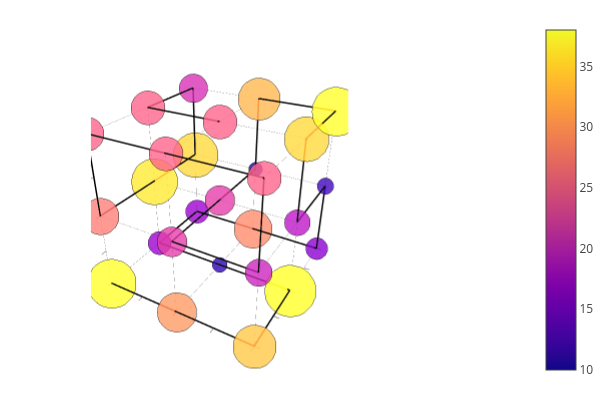

Notebook code cell kept with this figure:
### Code cell
plot_cube_with_mutations_on_sphere(x, y, z, lx, ly, lz, PATHS[1234], n_mutations_per_position)

### Figure 1 — Plotly figure (JSON) as saved in the notebook; plotly's stock layout.template omitted (floating-point values rounded to 4 significant figures; data arrays with more than 128 entries replaced by an {"elided": "..."} marker saying what was removed)
{"data": [{"colorbar": {"len": 0.9803, "title": "", "x": 0.6634, "y": 0.5}, "legendgroup": "", "line": {"color": "rgba(0, 0, 0, 0.500)", "dash": "solid", "shape": "linear", "width": 0.5}, "mode": "lines", "name": "", "scene": "scene", "showlegend": false, "type": "scatter3d", "x": [0, 2], "xaxis": "x", "y": [0, 0], "yaxis": "y", "z": [0, 0], "zaxis": "z", "zmax": 38, "zmin": 10}, {"colorbar": {"len": 0.9803, "title": "", "x": 0.6634, "y": 0.5}, "legendgroup": "", "line": {"color": "rgba(0, 0, 0, 0.500)", "dash": "solid", "shape": "linear", "width": 0.5}, "mode": "lines", "name": "", "scene": "scene", "showlegend": false, "type": "scatter3d", "x": [0, 0], "xaxis": "x", "y": [0, 2], "yaxis": "y", "z": [0, 0], "zaxis": "z", "zmax": 38, "zmin": 10}, {"colorbar": {"len": 0.9803, "title": "", "x": 0.6634, "y": 0.5}, "legendgroup": "", "line": {"color": "rgba(0, 0, 0, 0.500)", "dash": "solid", "shape": "linear", "width": 0.5}, "mode": "lines", "name": "", "scene": "scene", "showlegend": false, "type": "scatter3d", "x": [0, 0], "xaxis": "x", "y": [0, 0], "yaxis": "y", "z": [0, 2], "zaxis": "z", "zmax": 38, "zmin": 10}, {"colorbar": {"len": 0.9803, "title": "", "x": 0.6634, "y": 0.5}, "legendgroup": "", "line": {"color": "rgba(0, 0, 0, 0.500)", "dash": "solid", "shape": "linear", "width": 0.5}, "mode": "lines", "name": "", "scene": "scene", "showlegend": false, "type": "scatter3d", "x": [0, 2], "xaxis": "x", "y": [0, 0], "yaxis": "y", "z": [1, 1], "zaxis": "z", "zmax": 38, "zmin": 10}, {"colorbar": {"len": 0.9803, "title": "", "x": 0.6634, "y": 0.5}, "legendgroup": "", "line": {"color": "rgba(0, 0, 0, 0.500)", "dash": "solid", "shape": "linear", "width": 0.5}, "mode": "lines", "name": "", "scene": "scene", "showlegend": false, "type": "scatter3d", "x": [0, 0], "xaxis": "x", "y": [0, 2], "yaxis": "y", "z": [1, 1], "zaxis": "z", "zmax": 38, "zmin": 10}, {"colorbar": {"len": 0.9803, "title": "", "x": 0.6634, "y": 0.5}, "legendgroup": "", "line": {"color": "rgba(0, 0, 0, 0.500)", "dash": "solid", "shape": "linear", "width": 0.5}, "mode": "lines", "name": "", "scene": "scene", "showlegend": false, "type": "scatter3d", "x": [0, 0], "xaxis": "x", "y": [1, 1], "yaxis": "y", "z": [0, 2], "zaxis": "z", "zmax": 38, "zmin": 10}, {"colorbar": {"len": 0.9803, "title": "", "x": 0.6634, "y": 0.5}, "legendgroup": "", "line": {"color": "rgba(0, 0, 0, 0.500)", "dash": "solid", "shape": "linear", "width": 0.5}, "mode": "lines", "name": "", "scene": "scene", "showlegend": false, "type": "scatter3d", "x": [0, 2], "xaxis": "x", "y": [0, 0], "yaxis": "y", "z": [2, 2], "zaxis": "z", "zmax": 38, "zmin": 10}, {"colorbar": {"len": 0.9803, "title": "", "x": 0.6634, "y": 0.5}, "legendgroup": "", "line": {"color": "rgba(0, 0, 0, 0.500)", "dash": "solid", "shape": "linear", "width": 0.5}, "mode": "lines", "name": "", "scene": "scene", "showlegend": false, "type": "scatter3d", "x": [0, 0], "xaxis": "x", "y": [0, 2], "yaxis": "y", "z": [2, 2], "zaxis": "z", "zmax": 38, "zmin": 10}, {"colorbar": {"len": 0.9803, "title": "", "x": 0.6634, "y": 0.5}, "legendgroup": "", "line": {"color": "rgba(0, 0, 0, 0.500)", "dash": "solid", "shape": "linear", "width": 0.5}, "mode": "lines", "name": "", "scene": "scene", "showlegend": false, "type": "scatter3d", "x": [0, 0], "xaxis": "x", "y": [2, 2], "yaxis": "y", "z": [0, 2], "zaxis": "z", "zmax": 38, "zmin": 10}, {"colorbar": {"len": 0.9803, "title": "", "x": 0.6634, "y": 0.5}, "legendgroup": "", "line": {"color": "rgba(0, 0, 0, 0.500)", "dash": "solid", "shape": "linear", "width": 0.5}, "mode": "lines", "name": "", "scene": "scene", "showlegend": false, "type": "scatter3d", "x": [0, 2], "xaxis": "x", "y": [1, 1], "yaxis": "y", "z": [0, 0], "zaxis": "z", "zmax": 38, "zmin": 10}, {"colorbar": {"len": 0.9803, "title": "", "x": 0.6634, "y": 0.5}, "legendgroup": "", "line": {"color": "rgba(0, 0, 0, 0.500)", "dash": "solid", "shape": "linear", "width": 0.5}, "mode": "lines", "name": "", "scene": "scene", "showlegend": false, "type": "scatter3d", "x": [1, 1], "xaxis": "x", "y": [0, 2], "yaxis": "y", "z": [0, 0], "zaxis": "z", "zmax": 38, "zmin": 10}, {"colorbar": {"len": 0.9803, "title": "", "x": 0.6634, "y": 0.5}, "legendgroup": "", "line": {"color": "rgba(0, 0, 0, 0.500)", "dash": "solid", "shape": "linear", "width": 0.5}, "mode": "lines", "name": "", "scene": "scene", "showlegend": false, "type": "scatter3d", "x": [1, 1], "xaxis": "x", "y": [0, 0], "yaxis": "y", "z": [0, 2], "zaxis": "z", "zmax": 38, "zmin": 10}, {"colorbar": {"len": 0.9803, "title": "", "x": 0.6634, "y": 0.5}, "legendgroup": "", "line": {"color": "rgba(0, 0, 0, 0.500)", "dash": "solid", "shape": "linear", "width": 0.5}, "mode": "lines", "name": "", "scene": "scene", "showlegend": false, "type": "scatter3d", "x": [0, 2], "xaxis": "x", "y": [1, 1], "yaxis": "y", "z": [1, 1], "zaxis": "z", "zmax": 38, "zmin": 10}, {"colorbar": {"len": 0.9803, "title": "", "x": 0.6634, "y": 0.5}, "legendgroup": "", "line": {"color": "rgba(0, 0, 0, 0.500)", "dash": "solid", "shape": "linear", "width": 0.5}, "mode": "lines", "name": "", "scene": "scene", "showlegend": false, "type": "scatter3d", "x": [1, 1], "xaxis": "x", "y": [0, 2], "yaxis": "y", "z": [1, 1], "zaxis": "z", "zmax": 38, "zmin": 10}, {"colorbar": {"len": 0.9803, "title": "", "x": 0.6634, "y": 0.5}, "legendgroup": "", "line": {"color": "rgba(0, 0, 0, 0.500)", "dash": "solid", "shape": "linear", "width": 0.5}, "mode": "lines", "name": "", "scene": "scene", "showlegend": false, "type": "scatter3d", "x": [1, 1], "xaxis": "x", "y": [1, 1], "yaxis": "y", "z": [0, 2], "zaxis": "z", "zmax": 38, "zmin": 10}, {"colorbar": {"len": 0.9803, "title": "", "x": 0.6634, "y": 0.5}, "legendgroup": "", "line": {"color": "rgba(0, 0, 0, 0.500)", "dash": "solid", "shape": "linear", "width": 0.5}, "mode": "lines", "name": "", "scene": "scene", "showlegend": false, "type": "scatter3d", "x": [0, 2], "xaxis": "x", "y": [1, 1], "yaxis": "y", "z": [2, 2], "zaxis": "z", "zmax": 38, "zmin": 10}, {"colorbar": {"len": 0.9803, "title": "", "x": 0.6634, "y": 0.5}, "legendgroup": "", "line": {"color": "rgba(0, 0, 0, 0.500)", "dash": "solid", "shape": "linear", "width": 0.5}, "mode": "lines", "name": "", "scene": "scene", "showlegend": false, "type": "scatter3d", "x": [1, 1], "xaxis": "x", "y": [0, 2], "yaxis": "y", "z": [2, 2], "zaxis": "z", "zmax": 38, "zmin": 10}, {"colorbar": {"len": 0.9803, "title": "", "x": 0.6634, "y": 0.5}, "legendgroup": "", "line": {"color": "rgba(0, 0, 0, 0.500)", "dash": "solid", "shape": "linear", "width": 0.5}, "mode": "lines", "name": "", "scene": "scene", "showlegend": false, "type": "scatter3d", "x": [1, 1], "xaxis": "x", "y": [2, 2], "yaxis": "y", "z": [0, 2], "zaxis": "z", "zmax": 38, "zmin": 10}, {"colorbar": {"len": 0.9803, "title": "", "x": 0.6634, "y": 0.5}, "legendgroup": "", "line": {"color": "rgba(0, 0, 0, 0.500)", "dash": "solid", "shape": "linear", "width": 0.5}, "mode": "lines", "name": "", "scene": "scene", "showlegend": false, "type": "scatter3d", "x": [0, 2], "xaxis": "x", "y": [2, 2], "yaxis": "y", "z": [0, 0], "zaxis": "z", "zmax": 38, "zmin": 10}, {"colorbar": {"len": 0.9803, "title": "", "x": 0.6634, "y": 0.5}, "legendgroup": "", "line": {"color": "rgba(0, 0, 0, 0.500)", "dash": "solid", "shape": "linear", "width": 0.5}, "mode": "lines", "name": "", "scene": "scene", "showlegend": false, "type": "scatter3d", "x": [2, 2], "xaxis": "x", "y": [0, 2], "yaxis": "y", "z": [0, 0], "zaxis": "z", "zmax": 38, "zmin": 10}, {"colorbar": {"len": 0.9803, "title": "", "x": 0.6634, "y": 0.5}, "legendgroup": "", "line": {"color": "rgba(0, 0, 0, 0.500)", "dash": "solid", "shape": "linear", "width": 0.5}, "mode": "lines", "name": "", "scene": "scene", "showlegend": false, "type": "scatter3d", "x": [2, 2], "xaxis": "x", "y": [0, 0], "yaxis": "y", "z": [0, 2], "zaxis": "z", "zmax": 38, "zmin": 10}, {"colorbar": {"len": 0.9803, "title": "", "x": 0.6634, "y": 0.5}, "legendgroup": "", "line": {"color": "rgba(0, 0, 0, 0.500)", "dash": "solid", "shape": "linear", "width": 0.5}, "mode": "lines", "name": "", "scene": "scene", "showlegend": false, "type": "scatter3d", "x": [0, 2], "xaxis": "x", "y": [2, 2], "yaxis": "y", "z": [1, 1], "zaxis": "z", "zmax": 38, "zmin": 10}, {"colorbar": {"len": 0.9803, "title": "", "x": 0.6634, "y": 0.5}, "legendgroup": "", "line": {"color": "rgba(0, 0, 0, 0.500)", "dash": "solid", "shape": "linear", "width": 0.5}, "mode": "lines", "name": "", "scene": "scene", "showlegend": false, "type": "scatter3d", "x": [2, 2], "xaxis": "x", "y": [0, 2], "yaxis": "y", "z": [1, 1], "zaxis": "z", "zmax": 38, "zmin": 10}, {"colorbar": {"len": 0.9803, "title": "", "x": 0.6634, "y": 0.5}, "legendgroup": "", "line": {"color": "rgba(0, 0, 0, 0.500)", "dash": "solid", "shape": "linear", "width": 0.5}, "mode": "lines", "name": "", "scene": "scene", "showlegend": false, "type": "scatter3d", "x": [2, 2], "xaxis": "x", "y": [1, 1], "yaxis": "y", "z": [0, 2], "zaxis": "z", "zmax": 38, "zmin": 10}, {"colorbar": {"len": 0.9803, "title": "", "x": 0.6634, "y": 0.5}, "legendgroup": "", "line": {"color": "rgba(0, 0, 0, 0.500)", "dash": "solid", "shape": "linear", "width": 0.5}, "mode": "lines", "name": "", "scene": "scene", "showlegend": false, "type": "scatter3d", "x": [0, 2], "xaxis": "x", "y": [2, 2], "yaxis": "y", "z": [2, 2], "zaxis": "z", "zmax": 38, "zmin": 10}, {"colorbar": {"len": 0.9803, "title": "", "x": 0.6634, "y": 0.5}, "legendgroup": "", "line": {"color": "rgba(0, 0, 0, 0.500)", "dash": "solid", "shape": "linear", "width": 0.5}, "mode": "lines", "name": "", "scene": "scene", "showlegend": false, "type": "scatter3d", "x": [2, 2], "xaxis": "x", "y": [0, 2], "yaxis": "y", "z": [2, 2], "zaxis": "z", "zmax": 38, "zmin": 10}, {"colorbar": {"len": 0.9803, "title": "", "x": 0.6634, "y": 0.5}, "legendgroup": "", "line": {"color": "rgba(0, 0, 0, 0.500)", "dash": "solid", "shape": "linear", "width": 0.5}, "mode": "lines", "name": "", "scene": "scene", "showlegend": false, "type": "scatter3d", "x": [2, 2], "xaxis": "x", "y": [2, 2], "yaxis": "y", "z": [0, 2], "zaxis": "z", "zmax": 38, "zmin": 10}, {"colorbar": {"len": 0.9803, "title": "", "x": 0.6634, "y": 0.5}, "legendgroup": "", "line": {"color": "rgba(0, 0, 0, 1.000)", "dash": "solid", "shape": "linear", "width": 3}, "mode": "lines", "name": "", "scene": "scene", "showlegend": false, "type": "scatter3d", "x": [0, 1], "xaxis": "x", "y": [0, 0], "yaxis": "y", "z": [0, 0], "zaxis": "z", "zmax": 38, "zmin": 10}, {"colorbar": {"len": 0.9803, "title": "", "x": 0.6634, "y": 0.5}, "legendgroup": "", "line": {"color": "rgba(0, 0, 0, 1.000)", "dash": "solid", "shape": "linear", "width": 3}, "mode": "lines", "name": "", "scene": "scene", "showlegend": false, "type": "scatter3d", "x": [1, 2], "xaxis": "x", "y": [0, 0], "yaxis": "y", "z": [0, 0], "zaxis": "z", "zmax": 38, "zmin": 10}, {"colorbar": {"len": 0.9803, "title": "", "x": 0.6634, "y": 0.5}, "legendgroup": "", "line": {"color": "rgba(0, 0, 0, 1.000)", "dash": "solid", "shape": "linear", "width": 3}, "mode": "lines", "name": "", "scene": "scene", "showlegend": false, "type": "scatter3d", "x": [2, 2], "xaxis": "x", "y": [0, 1], "yaxis": "y", "z": [0, 0], "zaxis": "z", "zmax": 38, "zmin": 10}, {"colorbar": {"len": 0.9803, "title": "", "x": 0.6634, "y": 0.5}, "legendgroup": "", "line": {"color": "rgba(0, 0, 0, 1.000)", "dash": "solid", "shape": "linear", "width": 3}, "mode": "lines", "name": "", "scene": "scene", "showlegend": false, "type": "scatter3d", "x": [2, 1], "xaxis": "x", "y": [1, 1], "yaxis": "y", "z": [0, 0], "zaxis": "z", "zmax": 38, "zmin": 10}, {"colorbar": {"len": 0.9803, "title": "", "x": 0.6634, "y": 0.5}, "legendgroup": "", "line": {"color": "rgba(0, 0, 0, 1.000)", "dash": "solid", "shape": "linear", "width": 3}, "mode": "lines", "name": "", "scene": "scene", "showlegend": false, "type": "scatter3d", "x": [1, 0], "xaxis": "x", "y": [1, 1], "yaxis": "y", "z": [0, 0], "zaxis": "z", "zmax": 38, "zmin": 10}, {"colorbar": {"len": 0.9803, "title": "", "x": 0.6634, "y": 0.5}, "legendgroup": "", "line": {"color": "rgba(0, 0, 0, 1.000)", "dash": "solid", "shape": "linear", "width": 3}, "mode": "lines", "name": "", "scene": "scene", "showlegend": false, "type": "scatter3d", "x": [0, 0], "xaxis": "x", "y": [1, 2], "yaxis": "y", "z": [0, 0], "zaxis": "z", "zmax": 38, "zmin": 10}, {"colorbar": {"len": 0.9803, "title": "", "x": 0.6634, "y": 0.5}, "legendgroup": "", "line": {"color": "rgba(0, 0, 0, 1.000)", "dash": "solid", "shape": "linear", "width": 3}, "mode": "lines", "name": "", "scene": "scene", "showlegend": false, "type": "scatter3d", "x": [0, 1], "xaxis": "x", "y": [2, 2], "yaxis": "y", "z": [0, 0], "zaxis": "z", "zmax": 38, "zmin": 10}, {"colorbar": {"len": 0.9803, "title": "", "x": 0.6634, "y": 0.5}, "legendgroup": "", "line": {"color": "rgba(0, 0, 0, 1.000)", "dash": "solid", "shape": "linear", "width": 3}, "mode": "lines", "name": "", "scene": "scene", "showlegend": false, "type": "scatter3d", "x": [1, 2], "xaxis": "x", "y": [2, 2], "yaxis": "y", "z": [0, 0], "zaxis": "z", "zmax": 38, "zmin": 10}, {"colorbar": {"len": 0.9803, "title": "", "x": 0.6634, "y": 0.5}, "legendgroup": "", "line": {"color": "rgba(0, 0, 0, 1.000)", "dash": "solid", "shape": "linear", "width": 3}, "mode": "lines", "name": "", "scene": "scene", "showlegend": false, "type": "scatter3d", "x": [2, 2], "xaxis": "x", "y": [2, 2], "yaxis": "y", "z": [0, 1], "zaxis": "z", "zmax": 38, "zmin": 10}, {"colorbar": {"len": 0.9803, "title": "", "x": 0.6634, "y": 0.5}, "legendgroup": "", "line": {"color": "rgba(0, 0, 0, 1.000)", "dash": "solid", "shape": "linear", "width": 3}, "mode": "lines", "name": "", "scene": "scene", "showlegend": false, "type": "scatter3d", "x": [2, 2], "xaxis": "x", "y": [2, 1], "yaxis": "y", "z": [1, 1], "zaxis": "z", "zmax": 38, "zmin": 10}, {"colorbar": {"len": 0.9803, "title": "", "x": 0.6634, "y": 0.5}, "legendgroup": "", "line": {"color": "rgba(0, 0, 0, 1.000)", "dash": "solid", "shape": "linear", "width": 3}, "mode": "lines", "name": "", "scene": "scene", "showlegend": false, "type": "scatter3d", "x": [2, 2], "xaxis": "x", "y": [1, 1], "yaxis": "y", "z": [1, 2], "zaxis": "z", "zmax": 38, "zmin": 10}, {"colorbar": {"len": 0.9803, "title": "", "x": 0.6634, "y": 0.5}, "legendgroup": "", "line": {"color": "rgba(0, 0, 0, 1.000)", "dash": "solid", "shape": "linear", "width": 3}, "mode": "lines", "name": "", "scene": "scene", "showlegend": false, "type": "scatter3d", "x": [2, 2], "xaxis": "x", "y": [1, 2], "yaxis": "y", "z": [2, 2], "zaxis": "z", "zmax": 38, "zmin": 10}, {"colorbar": {"len": 0.9803, "title": "", "x": 0.6634, "y": 0.5}, "legendgroup": "", "line": {"color": "rgba(0, 0, 0, 1.000)", "dash": "solid", "shape": "linear", "width": 3}, "mode": "lines", "name": "", "scene": "scene", "showlegend": false, "type": "scatter3d", "x": [2, 1], "xaxis": "x", "y": [2, 2], "yaxis": "y", "z": [2, 2], "zaxis": "z", "zmax": 38, "zmin": 10}, {"colorbar": {"len": 0.9803, "title": "", "x": 0.6634, "y": 0.5}, "legendgroup": "", "line": {"color": "rgba(0, 0, 0, 1.000)", "dash": "solid", "shape": "linear", "width": 3}, "mode": "lines", "name": "", "scene": "scene", "showlegend": false, "type": "scatter3d", "x": [1, 1], "xaxis": "x", "y": [2, 2], "yaxis": "y", "z": [2, 1], "zaxis": "z", "zmax": 38, "zmin": 10}, {"colorbar": {"len": 0.9803, "title": "", "x": 0.6634, "y": 0.5}, "legendgroup": "", "line": {"color": "rgba(0, 0, 0, 1.000)", "dash": "solid", "shape": "linear", "width": 3}, "mode": "lines", "name": "", "scene": "scene", "showlegend": false, "type": "scatter3d", "x": [1, 1], "xaxis": "x", "y": [2, 1], "yaxis": "y", "z": [1, 1], "zaxis": "z", "zmax": 38, "zmin": 10}, {"colorbar": {"len": 0.9803, "title": "", "x": 0.6634, "y": 0.5}, "legendgroup": "", "line": {"color": "rgba(0, 0, 0, 1.000)", "dash": "solid", "shape": "linear", "width": 3}, "mode": "lines", "name": "", "scene": "scene", "showlegend": false, "type": "scatter3d", "x": [1, 1], "xaxis": "x", "y": [1, 0], "yaxis": "y", "z": [1, 1], "zaxis": "z", "zmax": 38, "zmin": 10}, {"colorbar": {"len": 0.9803, "title": "", "x": 0.6634, "y": 0.5}, "legendgroup": "", "line": {"color": "rgba(0, 0, 0, 1.000)", "dash": "solid", "shape": "linear", "width": 3}, "mode": "lines", "name": "", "scene": "scene", "showlegend": false, "type": "scatter3d", "x": [1, 2], "xaxis": "x", "y": [0, 0], "yaxis": "y", "z": [1, 1], "zaxis": "z", "zmax": 38, "zmin": 10}, {"colorbar": {"len": 0.9803, "title": "", "x": 0.6634, "y": 0.5}, "legendgroup": "", "line": {"color": "rgba(0, 0, 0, 1.000)", "dash": "solid", "shape": "linear", "width": 3}, "mode": "lines", "name": "", "scene": "scene", "showlegend": false, "type": "scatter3d", "x": [2, 2], "xaxis": "x", "y": [0, 0], "yaxis": "y", "z": [1, 2], "zaxis": "z", "zmax": 38, "zmin": 10}, {"colorbar": {"len": 0.9803, "title": "", "x": 0.6634, "y": 0.5}, "legendgroup": "", "line": {"color": "rgba(0, 0, 0, 1.000)", "dash": "solid", "shape": "linear", "width": 3}, "mode": "lines", "name": "", "scene": "scene", "showlegend": false, "type": "scatter3d", "x": [2, 1], "xaxis": "x", "y": [0, 0], "yaxis": "y", "z": [2, 2], "zaxis": "z", "zmax": 38, "zmin": 10}, {"colorbar": {"len": 0.9803, "title": "", "x": 0.6634, "y": 0.5}, "legendgroup": "", "line": {"color": "rgba(0, 0, 0, 1.000)", "dash": "solid", "shape": "linear", "width": 3}, "mode": "lines", "name": "", "scene": "scene", "showlegend": false, "type": "scatter3d", "x": [1, 0], "xaxis": "x", "y": [0, 0], "yaxis": "y", "z": [2, 2], "zaxis": "z", "zmax": 38, "zmin": 10}, {"colorbar": {"len": 0.9803, "title": "", "x": 0.6634, "y": 0.5}, "legendgroup": "", "line": {"color": "rgba(0, 0, 0, 1.000)", "dash": "solid", "shape": "linear", "width": 3}, "mode": "lines", "name": "", "scene": "scene", "showlegend": false, "type": "scatter3d", "x": [0, 0], "xaxis": "x", "y": [0, 0], "yaxis": "y", "z": [2, 1], "zaxis": "z", "zmax": 38, "zmin": 10}, {"colorbar": {"len": 0.9803, "title": "", "x": 0.6634, "y": 0.5}, "legendgroup": "", "line": {"color": "rgba(0, 0, 0, 1.000)", "dash": "solid", "shape": "linear", "width": 3}, "mode": "lines", "name": "", "scene": "scene", "showlegend": false, "type": "scatter3d", "x": [0, 0], "xaxis": "x", "y": [0, 1], "yaxis": "y", "z": [1, 1], "zaxis": "z", "zmax": 38, "zmin": 10}, {"colorbar": {"len": 0.9803, "title": "", "x": 0.6634, "y": 0.5}, "legendgroup": "", "line": {"color": "rgba(0, 0, 0, 1.000)", "dash": "solid", "shape": "linear", "width": 3}, "mode": "lines", "name": "", "scene": "scene", "showlegend": false, "type": "scatter3d", "x": [0, 0], "xaxis": "x", "y": [1, 2], "yaxis": "y", "z": [1, 1], "zaxis": "z", "zmax": 38, "zmin": 10}, {"colorbar": {"len": 0.9803, "title": "", "x": 0.6634, "y": 0.5}, "legendgroup": "", "line": {"color": "rgba(0, 0, 0, 1.000)", "dash": "solid", "shape": "linear", "width": 3}, "mode": "lines", "name": "", "scene": "scene", "showlegend": false, "type": "scatter3d", "x": [0, 0], "xaxis": "x", "y": [2, 2], "yaxis": "y", "z": [1, 2], "zaxis": "z", "zmax": 38, "zmin": 10}, {"colorbar": {"len": 0.9803, "title": "", "x": 0.6634, "y": 0.5}, "legendgroup": "", "line": {"color": "rgba(0, 0, 0, 1.000)", "dash": "solid", "shape": "linear", "width": 3}, "mode": "lines", "name": "", "scene": "scene", "showlegend": false, "type": "scatter3d", "x": [0, 0], "xaxis": "x", "y": [2, 1], "yaxis": "y", "z": [2, 2], "zaxis": "z", "zmax": 38, "zmin": 10}, {"colorbar": {"len": 0.9803, "title": "", "x": 0.6634, "y": 0.5}, "legendgroup": "", "line": {"color": "rgba(0, 0, 0, 1.000)", "dash": "solid", "shape": "linear", "width": 3}, "mode": "lines", "name": "", "scene": "scene", "showlegend": false, "type": "scatter3d", "x": [0, 1], "xaxis": "x", "y": [1, 1], "yaxis": "y", "z": [2, 2], "zaxis": "z", "zmax": 38, "zmin": 10}, {"colorbar": {"len": 0.9803, "title": "", "x": 0.6634, "y": 0.5}, "hoverinfo": "text", "legendgroup": "", "marker": {"color": "rgba(250, 218, 36, 0.800)", "line": {"color": "rgba(0, 0, 0, 0.800)", "width": 0.5}, "size": 28.42, "symbol": "circle"}, "mode": "markers", "name": "", "scene": "scene", "showlegend": false, "text": [14.21], "type": "scatter3d", "x": [0], "xaxis": "x", "y": [0], "yaxis": "y", "z": [0], "zaxis": "z", "zmax": 38, "zmin": 10}, {"colorbar": {"len": 0.9803, "title": "", "x": 0.6634, "y": 0.5}, "hoverinfo": "text", "legendgroup": "", "marker": {"color": "rgba(239, 124, 81, 0.800)", "line": {"color": "rgba(0, 0, 0, 0.800)", "width": 0.5}, "size": 22.89, "symbol": "circle"}, "mode": "markers", "name": "", "scene": "scene", "showlegend": false, "text": [11.45], "type": "scatter3d", "x": [1], "xaxis": "x", "y": [0], "yaxis": "y", "z": [0], "zaxis": "z", "zmax": 38, "zmin": 10}, {"colorbar": {"len": 0.9803, "title": "", "x": 0.6634, "y": 0.5}, "hoverinfo": "text", "legendgroup": "", "marker": {"color": "rgba(251, 161, 57, 0.800)", "line": {"color": "rgba(0, 0, 0, 0.800)", "width": 0.5}, "size": 25.26, "symbol": "circle"}, "mode": "markers", "name": "", "scene": "scene", "showlegend": false, "text": [12.63], "type": "scatter3d", "x": [2], "xaxis": "x", "y": [0], "yaxis": "y", "z": [0], "zaxis": "z", "zmax": 38, "zmin": 10}, {"colorbar": {"len": 0.9803, "title": "", "x": 0.6634, "y": 0.5}, "hoverinfo": "text", "legendgroup": "", "marker": {"color": "rgba(126, 3, 168, 0.800)", "line": {"color": "rgba(0, 0, 0, 0.800)", "width": 0.5}, "size": 13.42, "symbol": "circle"}, "mode": "markers", "name": "", "scene": "scene", "showlegend": false, "text": [6.711], "type": "scatter3d", "x": [0], "xaxis": "x", "y": [1], "yaxis": "y", "z": [0], "zaxis": "z", "zmax": 38, "zmin": 10}, {"colorbar": {"len": 0.9803, "title": "", "x": 0.6634, "y": 0.5}, "hoverinfo": "text", "legendgroup": "", "marker": {"color": "rgba(36, 6, 145, 0.800)", "line": {"color": "rgba(0, 0, 0, 0.800)", "width": 0.5}, "size": 8.684, "symbol": "circle"}, "mode": "markers", "name": "", "scene": "scene", "showlegend": false, "text": [4.342], "type": "scatter3d", "x": [1], "xaxis": "x", "y": [1], "yaxis": "y", "z": [0], "zaxis": "z", "zmax": 38, "zmin": 10}, {"colorbar": {"len": 0.9803, "title": "", "x": 0.6634, "y": 0.5}, "hoverinfo": "text", "legendgroup": "", "marker": {"color": "rgba(240, 249, 33, 0.800)", "line": {"color": "rgba(0, 0, 0, 0.800)", "width": 0.5}, "size": 30, "symbol": "circle"}, "mode": "markers", "name": "", "scene": "scene", "showlegend": false, "text": [15], "type": "scatter3d", "x": [2], "xaxis": "x", "y": [1], "yaxis": "y", "z": [0], "zaxis": "z", "zmax": 38, "zmin": 10}, {"colorbar": {"len": 0.9803, "title": "", "x": 0.6634, "y": 0.5}, "hoverinfo": "text", "legendgroup": "", "marker": {"color": "rgba(126, 3, 168, 0.800)", "line": {"color": "rgba(0, 0, 0, 0.800)", "width": 0.5}, "size": 13.42, "symbol": "circle"}, "mode": "markers", "name": "", "scene": "scene", "showlegend": false, "text": [6.711], "type": "scatter3d", "x": [0], "xaxis": "x", "y": [2], "yaxis": "y", "z": [0], "zaxis": "z", "zmax": 38, "zmin": 10}, {"colorbar": {"len": 0.9803, "title": "", "x": 0.6634, "y": 0.5}, "hoverinfo": "text", "legendgroup": "", "marker": {"color": "rgba(233, 113, 88, 0.800)", "line": {"color": "rgba(0, 0, 0, 0.800)", "width": 0.5}, "size": 22.11, "symbol": "circle"}, "mode": "markers", "name": "", "scene": "scene", "showlegend": false, "text": [11.05], "type": "scatter3d", "x": [1], "xaxis": "x", "y": [2], "yaxis": "y", "z": [0], "zaxis": "z", "zmax": 38, "zmin": 10}, {"colorbar": {"len": 0.9803, "title": "", "x": 0.6634, "y": 0.5}, "hoverinfo": "text", "legendgroup": "", "marker": {"color": "rgba(112, 0, 168, 0.800)", "line": {"color": "rgba(0, 0, 0, 0.800)", "width": 0.5}, "size": 12.63, "symbol": "circle"}, "mode": "markers", "name": "", "scene": "scene", "showlegend": false, "text": [6.316], "type": "scatter3d", "x": [2], "xaxis": "x", "y": [2], "yaxis": "y", "z": [0], "zaxis": "z", "zmax": 38, "zmin": 10}, {"colorbar": {"len": 0.9803, "title": "", "x": 0.6634, "y": 0.5}, "hoverinfo": "text", "legendgroup": "", "marker": {"color": "rgba(226, 102, 96, 0.800)", "line": {"color": "rgba(0, 0, 0, 0.800)", "width": 0.5}, "size": 21.32, "symbol": "circle"}, "mode": "markers", "name": "", "scene": "scene", "showlegend": false, "text": [10.66], "type": "scatter3d", "x": [0], "xaxis": "x", "y": [0], "yaxis": "y", "z": [1], "zaxis": "z", "zmax": 38, "zmin": 10}, {"colorbar": {"len": 0.9803, "title": "", "x": 0.6634, "y": 0.5}, "hoverinfo": "text", "legendgroup": "", "marker": {"color": "rgba(185, 50, 137, 0.800)", "line": {"color": "rgba(0, 0, 0, 0.800)", "width": 0.5}, "size": 17.37, "symbol": "circle"}, "mode": "markers", "name": "", "scene": "scene", "showlegend": false, "text": [8.684], "type": "scatter3d", "x": [1], "xaxis": "x", "y": [0], "yaxis": "y", "z": [1], "zaxis": "z", "zmax": 38, "zmin": 10}, {"colorbar": {"len": 0.9803, "title": "", "x": 0.6634, "y": 0.5}, "hoverinfo": "text", "legendgroup": "", "marker": {"color": "rgba(164, 30, 153, 0.800)", "line": {"color": "rgba(0, 0, 0, 0.800)", "width": 0.5}, "size": 15.79, "symbol": "circle"}, "mode": "markers", "name": "", "scene": "scene", "showlegend": false, "text": [7.895], "type": "scatter3d", "x": [2], "xaxis": "x", "y": [0], "yaxis": "y", "z": [1], "zaxis": "z", "zmax": 38, "zmin": 10}, {"colorbar": {"len": 0.9803, "title": "", "x": 0.6634, "y": 0.5}, "hoverinfo": "text", "legendgroup": "", "marker": {"color": "rgba(254, 188, 43, 0.800)", "line": {"color": "rgba(0, 0, 0, 0.800)", "width": 0.5}, "size": 26.84, "symbol": "circle"}, "mode": "markers", "name": "", "scene": "scene", "showlegend": false, "text": [13.42], "type": "scatter3d", "x": [0], "xaxis": "x", "y": [1], "yaxis": "y", "z": [1], "zaxis": "z", "zmax": 38, "zmin": 10}, {"colorbar": {"len": 0.9803, "title": "", "x": 0.6634, "y": 0.5}, "hoverinfo": "text", "legendgroup": "", "marker": {"color": "rgba(185, 50, 137, 0.800)", "line": {"color": "rgba(0, 0, 0, 0.800)", "width": 0.5}, "size": 17.37, "symbol": "circle"}, "mode": "markers", "name": "", "scene": "scene", "showlegend": false, "text": [8.684], "type": "scatter3d", "x": [1], "xaxis": "x", "y": [1], "yaxis": "y", "z": [1], "zaxis": "z", "zmax": 38, "zmin": 10}, {"colorbar": {"len": 0.9803, "title": "", "x": 0.6634, "y": 0.5}, "hoverinfo": "text", "legendgroup": "", "marker": {"color": "rgba(152, 20, 160, 0.800)", "line": {"color": "rgba(0, 0, 0, 0.800)", "width": 0.5}, "size": 15, "symbol": "circle"}, "mode": "markers", "name": "", "scene": "scene", "showlegend": false, "text": [7.5], "type": "scatter3d", "x": [2], "xaxis": "x", "y": [1], "yaxis": "y", "z": [1], "zaxis": "z", "zmax": 38, "zmin": 10}, {"colorbar": {"len": 0.9803, "title": "", "x": 0.6634, "y": 0.5}, "hoverinfo": "text", "legendgroup": "", "marker": {"color": "rgba(253, 174, 49, 0.800)", "line": {"color": "rgba(0, 0, 0, 0.800)", "width": 0.5}, "size": 26.05, "symbol": "circle"}, "mode": "markers", "name": "", "scene": "scene", "showlegend": false, "text": [13.03], "type": "scatter3d", "x": [0], "xaxis": "x", "y": [2], "yaxis": "y", "z": [1], "zaxis": "z", "zmax": 38, "zmin": 10}, {"colorbar": {"len": 0.9803, "title": "", "x": 0.6634, "y": 0.5}, "hoverinfo": "text", "legendgroup": "", "marker": {"color": "rgba(13, 8, 135, 0.800)", "line": {"color": "rgba(0, 0, 0, 0.800)", "width": 0.5}, "size": 7.895, "symbol": "circle"}, "mode": "markers", "name": "", "scene": "scene", "showlegend": false, "text": [3.947], "type": "scatter3d", "x": [1], "xaxis": "x", "y": [2], "yaxis": "y", "z": [1], "zaxis": "z", "zmax": 38, "zmin": 10}, {"colorbar": {"len": 0.9803, "title": "", "x": 0.6634, "y": 0.5}, "hoverinfo": "text", "legendgroup": "", "marker": {"color": "rgba(53, 4, 152, 0.800)", "line": {"color": "rgba(0, 0, 0, 0.800)", "width": 0.5}, "size": 9.474, "symbol": "circle"}, "mode": "markers", "name": "", "scene": "scene", "showlegend": false, "text": [4.737], "type": "scatter3d", "x": [2], "xaxis": "x", "y": [2], "yaxis": "y", "z": [1], "zaxis": "z", "zmax": 38, "zmin": 10}, {"colorbar": {"len": 0.9803, "title": "", "x": 0.6634, "y": 0.5}, "hoverinfo": "text", "legendgroup": "", "marker": {"color": "rgba(211, 81, 112, 0.800)", "line": {"color": "rgba(0, 0, 0, 0.800)", "width": 0.5}, "size": 19.74, "symbol": "circle"}, "mode": "markers", "name": "", "scene": "scene", "showlegend": false, "text": [9.868], "type": "scatter3d", "x": [0], "xaxis": "x", "y": [0], "yaxis": "y", "z": [2], "zaxis": "z", "zmax": 38, "zmin": 10}, {"colorbar": {"len": 0.9803, "title": "", "x": 0.6634, "y": 0.5}, "hoverinfo": "text", "legendgroup": "", "marker": {"color": "rgba(211, 81, 112, 0.800)", "line": {"color": "rgba(0, 0, 0, 0.800)", "width": 0.5}, "size": 19.74, "symbol": "circle"}, "mode": "markers", "name": "", "scene": "scene", "showlegend": false, "text": [9.868], "type": "scatter3d", "x": [1], "xaxis": "x", "y": [0], "yaxis": "y", "z": [2], "zaxis": "z", "zmax": 38, "zmin": 10}, {"colorbar": {"len": 0.9803, "title": "", "x": 0.6634, "y": 0.5}, "hoverinfo": "text", "legendgroup": "", "marker": {"color": "rgba(211, 81, 112, 0.800)", "line": {"color": "rgba(0, 0, 0, 0.800)", "width": 0.5}, "size": 19.74, "symbol": "circle"}, "mode": "markers", "name": "", "scene": "scene", "showlegend": false, "text": [9.868], "type": "scatter3d", "x": [2], "xaxis": "x", "y": [0], "yaxis": "y", "z": [2], "zaxis": "z", "zmax": 38, "zmin": 10}, {"colorbar": {"len": 0.9803, "title": "", "x": 0.6634, "y": 0.5}, "hoverinfo": "text", "legendgroup": "", "marker": {"color": "rgba(211, 81, 112, 0.800)", "line": {"color": "rgba(0, 0, 0, 0.800)", "width": 0.5}, "size": 19.74, "symbol": "circle"}, "mode": "markers", "name": "", "scene": "scene", "showlegend": false, "text": [9.868], "type": "scatter3d", "x": [0], "xaxis": "x", "y": [1], "yaxis": "y", "z": [2], "zaxis": "z", "zmax": 38, "zmin": 10}, {"colorbar": {"len": 0.9803, "title": "", "x": 0.6634, "y": 0.5}, "hoverinfo": "text", "legendgroup": "", "marker": {"color": "rgba(211, 81, 112, 0.800)", "line": {"color": "rgba(0, 0, 0, 0.800)", "width": 0.5}, "size": 19.74, "symbol": "circle"}, "mode": "markers", "name": "", "scene": "scene", "showlegend": false, "text": [9.868], "type": "scatter3d", "x": [1], "xaxis": "x", "y": [1], "yaxis": "y", "z": [2], "zaxis": "z", "zmax": 38, "zmin": 10}, {"colorbar": {"len": 0.9803, "title": "", "x": 0.6634, "y": 0.5}, "hoverinfo": "text", "legendgroup": "", "marker": {"color": "rgba(253, 174, 49, 0.800)", "line": {"color": "rgba(0, 0, 0, 0.800)", "width": 0.5}, "size": 26.05, "symbol": "circle"}, "mode": "markers", "name": "", "scene": "scene", "showlegend": false, "text": [13.03], "type": "scatter3d", "x": [2], "xaxis": "x", "y": [1], "yaxis": "y", "z": [2], "zaxis": "z", "zmax": 38, "zmin": 10}, {"colorbar": {"len": 0.9803, "title": "", "x": 0.6634, "y": 0.5}, "hoverinfo": "text", "legendgroup": "", "marker": {"color": "rgba(175, 40, 146, 0.800)", "line": {"color": "rgba(0, 0, 0, 0.800)", "width": 0.5}, "size": 16.58, "symbol": "circle"}, "mode": "markers", "name": "", "scene": "scene", "showlegend": false, "text": [8.289], "type": "scatter3d", "x": [0], "xaxis": "x", "y": [2], "yaxis": "y", "z": [2], "zaxis": "z", "zmax": 38, "zmin": 10}, {"colorbar": {"len": 0.9803, "title": "", "x": 0.6634, "y": 0.5}, "hoverinfo": "text", "legendgroup": "", "marker": {"color": "rgba(248, 148, 65, 0.800)", "line": {"color": "rgba(0, 0, 0, 0.800)", "width": 0.5}, "size": 24.47, "symbol": "circle"}, "mode": "markers", "name": "", "scene": "scene", "showlegend": false, "text": [12.24], "type": "scatter3d", "x": [1], "xaxis": "x", "y": [2], "yaxis": "y", "z": [2], "zaxis": "z", "zmax": 38, "zmin": 10}, {"colorbar": {"len": 0.9803, "title": "", "x": 0.6634, "y": 0.5}, "hoverinfo": "text", "legendgroup": "", "marker": {"color": "rgba(250, 218, 36, 0.800)", "line": {"color": "rgba(0, 0, 0, 0.800)", "width": 0.5}, "size": 28.42, "symbol": "circle"}, "mode": "markers", "name": "", "scene": "scene", "showlegend": false, "text": [14.21], "type": "scatter3d", "x": [2], "xaxis": "x", "y": [2], "yaxis": "y", "z": [2], "zaxis": "z", "zmax": 38, "zmin": 10}, {"colorbar": {"len": 0.9803, "title": "", "x": 0.6634, "y": 0.5}, "hoverinfo": "none", "marker": {"cmax": 38, "cmin": 10, "color": [0.5], "colorscale": {"elided": "256x2 mixed values"}, "opacity": 1e-10, "showscale": true, "size": 1e-10}, "mode": "markers", "name": "", "scene": "scene", "showlegend": false, "type": "scatter3d", "x": [0], "xaxis": "x", "y": [0], "yaxis": "y", "z": [0], "zaxis": "z", "zmax": 38, "zmin": 10}], "layout": {"annotations": [], "height": 400, "legend": {"bgcolor": "rgba(255, 255, 255, 1.000)", "bordercolor": "rgba(0, 0, 0, 1.000)", "borderwidth": 1, "font": {"color": "rgba(0, 0, 0, 1.000)", "family": "sans-serif", "size": 11}, "title": {"font": {"color": "rgba(0, 0, 0, 1.000)", "family": "sans-serif", "size": 15}, "text": ""}, "tracegroupgap": 0, "traceorder": "normal", "x": 1, "xanchor": "auto", "y": 1, "yanchor": "auto"}, "margin": {"b": 20, "l": 0, "r": 0, "t": 20}, "paper_bgcolor": "rgba(255, 255, 255, 1.000)", "plot_bgcolor": "rgba(255, 255, 255, 1.000)", "scene": {"camera": {"eye": {"x": 1.126, "y": -1.95, "z": 1.3}, "projection": "orthographic"}, "domain": {"x": [0.1732, 0.6634], "y": [0.009843, 0.9902]}, "xaxis": {"gridcolor": "rgba(0, 0, 0, 0.100)", "gridwidth": 0.5, "linecolor": "rgba(0, 0, 0, 1.000)", "mirror": false, "range": [0, 2], "showgrid": false, "showline": false, "showticklabels": false, "tickangle": 0, "ticks": "inside", "title": "", "type": "-", "visible": true, "zeroline": false, "zerolinecolor": "rgba(0, 0, 0, 1.000)"}, "yaxis": {"gridcolor": "rgba(0, 0, 0, 0.100)", "gridwidth": 0.5, "linecolor": "rgba(0, 0, 0, 1.000)", "mirror": false, "range": [0, 2], "showgrid": false, "showline": false, "showticklabels": false, "tickangle": 0, "ticks": "inside", "title": "", "type": "-", "visible": true, "zeroline": false, "zerolinecolor": "rgba(0, 0, 0, 1.000)"}, "zaxis": {"gridcolor": "rgba(0, 0, 0, 0.100)", "gridwidth": 0.5, "linecolor": "rgba(0, 0, 0, 1.000)", "mirror": false, "range": [0, 2], "showgrid": false, "showline": false, "showticklabels": false, "tickangle": 0, "ticks": "inside", "title": "", "type": "-", "visible": true, "zeroline": false, "zerolinecolor": "rgba(0, 0, 0, 1.000)"}}, "showlegend": true, "width": 600}}
